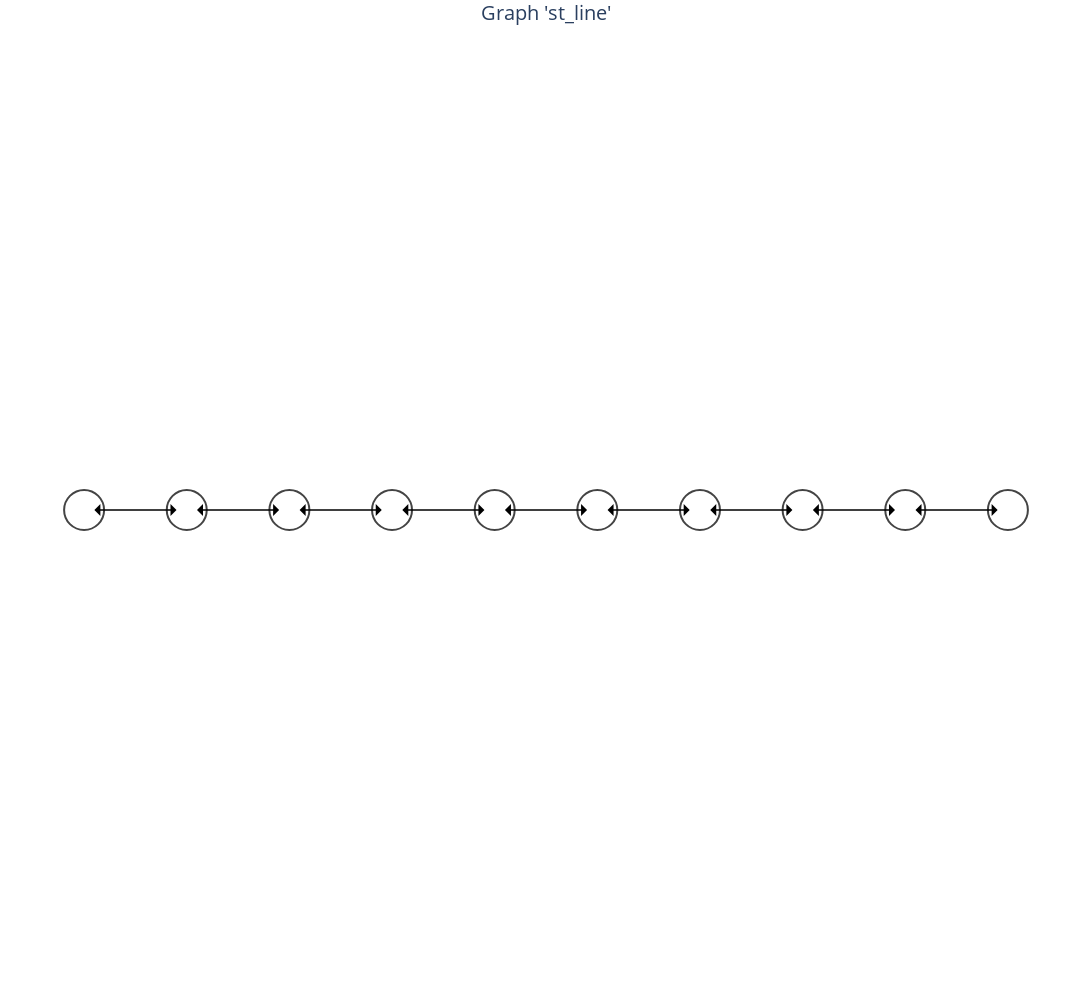

Write notebook code for a chart like this one.
### Code cell
#visualizing graph

fig = go.Figure(data=[node_trace],
            layout=go.Layout(
            title='Graph \'{}\''.format(config['graph']),
            titlefont_size=16,
            showlegend=False,
            hovermode='closest',
            margin=dict(b=20,l=5,r=5,t=40),
            xaxis=dict(showgrid=False, zeroline=False, showticklabels=False),
            yaxis=dict(showgrid=False, zeroline=False, showticklabels=False),
            width=1200,
            height=1000)
            )

# fig.add_trace(go.Heatmap(x = node_x, y = node_y, z = node_z))
for i in range(0, len(edge_x), 3):
    # print (edge_x[i])
    x0 = edge_x[i + 1]  # arrows' head
    y0 = edge_y[i + 1]  # arrows' head
    x1 = edge_x[i]  # arrows' tail
    y1 = edge_y[i]  # arrows' tail
    # print (x0, y0, x1, y1)

    vert = True
    if x0 != x1:
        m = (y1 - y0)/(x1 - x0)
        c = y0 - m * x0
        vert = False
    
    if vert:
        yt = y0 + d/2 * np.sign(y1 - y0)
        yh = y1 - d/2 * np.sign(y1 - y0)
        xt = x0
        xh = x1
    else:
        if y1 == y0:
            xt = x0 + d/2 * np.sign(x1 - x0)
            xh = x1 - d/2 * np.sign(x1 - x0)
            yt = y0
            yh = y1
        else:
            xt = x0 + math.sqrt((d) ** 2 / (m ** 2 + 1)) * np.sign(x1 - x0)
            xh = x1 - math.sqrt((d) ** 2 / (m ** 2 + 1)) * np.sign(x1 - x0)
            yt = m * xt + c
            yh = m * xh + c
    

    fig.add_annotation(
        x=xh,  # arrows' head
        y=yh,  # arrows' head
        ax=xt,  # arrows' tail
        ay=yt,  # arrows' tail
        xref='x',
        yref='y',
        axref='x',
        ayref='y',
        text='',  # if you want only the arrow
        showarrow=True,
        arrowhead=1,
        arrowsize=2,
        arrowwidth=1,
        arrowcolor='black'
        )
fig.update_yaxes(
    scaleanchor = "x",
    scaleratio = 1,
)

fig.update_layout(title_x=0.5, titlefont_size = 20, plot_bgcolor = 'rgba(0, 0, 0, 0)')
fig.to_image(format="png", engine="kaleido")
# fig.write_image('{}/{}_graph.png'.format(sim_dir, name))
fig.show()

### Figure 1 — Plotly figure (JSON) as saved in the notebook; plotly's stock layout.template omitted (floating-point values rounded to 4 significant figures)
{"data": [{"hoverinfo": "text", "marker": {"color": "white", "colorscale": [[0, "rgb(247,251,255)"], [0.125, "rgb(222,235,247)"], [0.25, "rgb(198,219,239)"], [0.375, "rgb(158,202,225)"], [0.5, "rgb(107,174,214)"], [0.625, "rgb(66,146,198)"], [0.75, "rgb(33,113,181)"], [0.875, "rgb(8,81,156)"], [1, "rgb(8,48,107)"]], "line": {"width": 2}, "reversescale": false, "showscale": false, "size": 40}, "mode": "markers", "type": "scatter", "x": [600, 900, 800, 700, 500, 400, 300, 200, 100, 0], "y": [100, 100, 100, 100, 100, 100, 100, 100, 100, 100]}], "layout": {"annotations": [{"arrowcolor": "black", "arrowhead": 1, "arrowsize": 2, "arrowwidth": 1, "ax": 510, "axref": "x", "ay": 100, "ayref": "y", "showarrow": true, "text": "", "x": 590, "xref": "x", "y": 100, "yref": "y"}, {"arrowcolor": "black", "arrowhead": 1, "arrowsize": 2, "arrowwidth": 1, "ax": 690, "axref": "x", "ay": 100, "ayref": "y", "showarrow": true, "text": "", "x": 610, "xref": "x", "y": 100, "yref": "y"}, {"arrowcolor": "black", "arrowhead": 1, "arrowsize": 2, "arrowwidth": 1, "ax": 810, "axref": "x", "ay": 100, "ayref": "y", "showarrow": true, "text": "", "x": 890, "xref": "x", "y": 100, "yref": "y"}, {"arrowcolor": "black", "arrowhead": 1, "arrowsize": 2, "arrowwidth": 1, "ax": 890, "axref": "x", "ay": 100, "ayref": "y", "showarrow": true, "text": "", "x": 810, "xref": "x", "y": 100, "yref": "y"}, {"arrowcolor": "black", "arrowhead": 1, "arrowsize": 2, "arrowwidth": 1, "ax": 710, "axref": "x", "ay": 100, "ayref": "y", "showarrow": true, "text": "", "x": 790, "xref": "x", "y": 100, "yref": "y"}, {"arrowcolor": "black", "arrowhead": 1, "arrowsize": 2, "arrowwidth": 1, "ax": 610, "axref": "x", "ay": 100, "ayref": "y", "showarrow": true, "text": "", "x": 690, "xref": "x", "y": 100, "yref": "y"}, {"arrowcolor": "black", "arrowhead": 1, "arrowsize": 2, "arrowwidth": 1, "ax": 790, "axref": "x", "ay": 100, "ayref": "y", "showarrow": true, "text": "", "x": 710, "xref": "x", "y": 100, "yref": "y"}, {"arrowcolor": "black", "arrowhead": 1, "arrowsize": 2, "arrowwidth": 1, "ax": 410, "axref": "x", "ay": 100, "ayref": "y", "showarrow": true, "text": "", "x": 490, "xref": "x", "y": 100, "yref": "y"}, {"arrowcolor": "black", "arrowhead": 1, "arrowsize": 2, "arrowwidth": 1, "ax": 590, "axref": "x", "ay": 100, "ayref": "y", "showarrow": true, "text": "", "x": 510, "xref": "x", "y": 100, "yref": "y"}, {"arrowcolor": "black", "arrowhead": 1, "arrowsize": 2, "arrowwidth": 1, "ax": 490, "axref": "x", "ay": 100, "ayref": "y", "showarrow": true, "text": "", "x": 410, "xref": "x", "y": 100, "yref": "y"}, {"arrowcolor": "black", "arrowhead": 1, "arrowsize": 2, "arrowwidth": 1, "ax": 310, "axref": "x", "ay": 100, "ayref": "y", "showarrow": true, "text": "", "x": 390, "xref": "x", "y": 100, "yref": "y"}, {"arrowcolor": "black", "arrowhead": 1, "arrowsize": 2, "arrowwidth": 1, "ax": 390, "axref": "x", "ay": 100, "ayref": "y", "showarrow": true, "text": "", "x": 310, "xref": "x", "y": 100, "yref": "y"}, {"arrowcolor": "black", "arrowhead": 1, "arrowsize": 2, "arrowwidth": 1, "ax": 210, "axref": "x", "ay": 100, "ayref": "y", "showarrow": true, "text": "", "x": 290, "xref": "x", "y": 100, "yref": "y"}, {"arrowcolor": "black", "arrowhead": 1, "arrowsize": 2, "arrowwidth": 1, "ax": 290, "axref": "x", "ay": 100, "ayref": "y", "showarrow": true, "text": "", "x": 210, "xref": "x", "y": 100, "yref": "y"}, {"arrowcolor": "black", "arrowhead": 1, "arrowsize": 2, "arrowwidth": 1, "ax": 110, "axref": "x", "ay": 100, "ayref": "y", "showarrow": true, "text": "", "x": 190, "xref": "x", "y": 100, "yref": "y"}, {"arrowcolor": "black", "arrowhead": 1, "arrowsize": 2, "arrowwidth": 1, "ax": 190, "axref": "x", "ay": 100, "ayref": "y", "showarrow": true, "text": "", "x": 110, "xref": "x", "y": 100, "yref": "y"}, {"arrowcolor": "black", "arrowhead": 1, "arrowsize": 2, "arrowwidth": 1, "ax": 10, "axref": "x", "ay": 100, "ayref": "y", "showarrow": true, "text": "", "x": 90, "xref": "x", "y": 100, "yref": "y"}, {"arrowcolor": "black", "arrowhead": 1, "arrowsize": 2, "arrowwidth": 1, "ax": 90, "axref": "x", "ay": 100, "ayref": "y", "showarrow": true, "text": "", "x": 10, "xref": "x", "y": 100, "yref": "y"}], "height": 1000, "hovermode": "closest", "margin": {"b": 20, "l": 5, "r": 5, "t": 40}, "plot_bgcolor": "rgba(0, 0, 0, 0)", "showlegend": false, "title": {"font": {"size": 20}, "text": "Graph 'st_line'", "x": 0.5}, "width": 1200, "xaxis": {"showgrid": false, "showticklabels": false, "zeroline": false}, "yaxis": {"scaleanchor": "x", "scaleratio": 1, "showgrid": false, "showticklabels": false, "zeroline": false}}}
